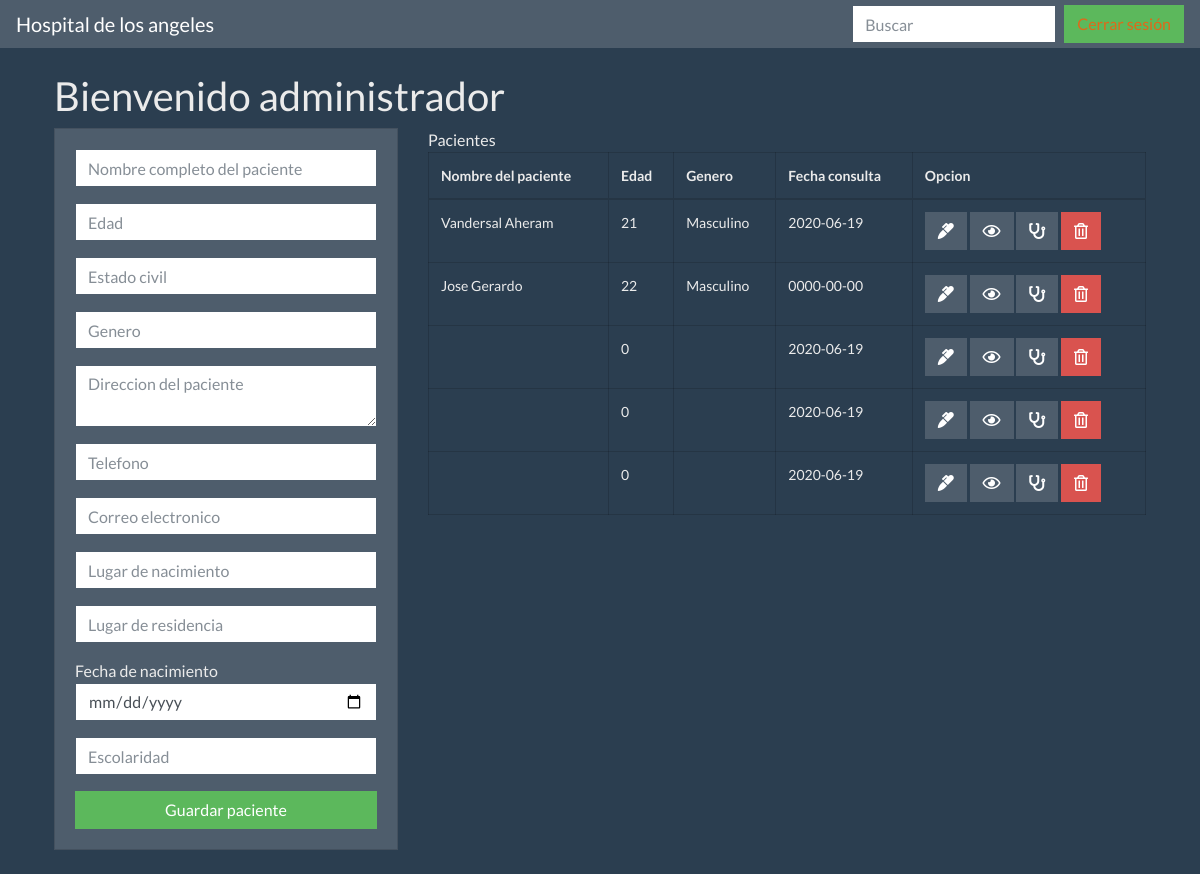
The page /loginFinal/admin.php (signed in) on the database its author committed.
### tables this page shows
CREATE TABLE `pacientes` (
  `id` int(125) NOT NULL,
  `nombre` varchar(200) NOT NULL,
  `edad` int(100) NOT NULL,
  `estado_civil` varchar(100) NOT NULL,
  `genero` varchar(15) NOT NULL,
  `direccion` text NOT NULL,
  `telefono` int(20) NOT NULL,
  `correo` varchar(200) NOT NULL,
  `lugar_nacimiento` varchar(250) NOT NULL,
  `lugar_residencia` varchar(250) NOT NULL,
  `fecha_nacimiento` date NOT NULL,
  `escolaridad` varchar(200) NOT NULL,
  `fecha_inicio_consulta` date NOT NULL
);

### loginFinal/admin.php (the view, shortened to what this page needs)
<?php
    include("db.php");
    include('includes/header.php');
?>
<main class="container p-4">
    <h1>Bienvenido administrador</h1>
  <div class="row">
    <div class="col-md-4">
      <div class="card card-body">
        <form action="save_task.php" method="POST">
          <div class="form-group">
            <input type="text" name="nombre" class="form-control" placeholder="Nombre completo del paciente" autofocus>
          </div>
          <div class="form-group">
            <input type="number" name="edad" class="form-control" placeholder="Edad" autofocus>
          </div>
          <div class="form-group">
            <input type="text" name="estado_civil" class="form-control" placeholder="Estado civil" autofocus>
          </div>
          <div class="form-group">
            <input type="text" name="genero" class="form-control" placeholder="Genero" autofocus>
          </div>
          <div class="form-group">
            <textarea name="direccion" rows="2" class="form-control" placeholder="Direccion del paciente"></textarea>
          </div>
          <div class="form-group">
            <input type="tel" name="telefono" class="form-control" placeholder="Telefono" autofocus>
          </div>
          <div class="form-group">
            <input type="email" name="correo" class="form-control" placeholder="Correo electronico" autofocus>
          </div>
          <div class="form-group">
            <input type="text" name="lugar_nacimiento" class="form-control" placeholder="Lugar de nacimiento" autofocus>
          </div>
          <div class="form-group">
            <input type="text" name="lugar_residencia" class="form-control" placeholder="Lugar de residencia" autofocus>
          </div>
          <div class="form-group">
          <a>Fecha de nacimiento</a>
            <input type="date" name="fecha_nacimiento" class="form-control" placeholder="Fecha de nacimiento" autofocus>
          </div>
          <div class="form-group">
            <input type="text" name="escolaridad" class="form-control" placeholder="Escolaridad" autofocus>
          </div>
          <input type="submit" name="save_task" class="btn btn-success btn-block" value="Guardar paciente">
        </form>
      </div>
    </div>
    <div class="col-md-8">
      <table class="table table-bordered">
        <thead>
          <tr>
            <th>Nombre del paciente</th>
            <th>Edad</th>
            <th>Genero</th>
              <th>Fecha consulta</th>
            <th>Opcion</th>
          </tr>
        </thead>
        <tbody>
        <a>Pacientes</a>
          <?php
          $query = "SELECT * FROM pacientes";
          $result_tasks = mysqli_query($conn, $query);
          while($row = mysqli_fetch_assoc($result_tasks)) { ?>
          <tr>
            <td><?php echo $row['nombre']; ?></td>
            <td><?php echo $row['edad']; ?></td>
            <td><?php echo $row['genero']; ?></td>
              <td><?php echo $row['fecha_inicio_consulta']; ?></td>
            <td>
              <a href="edit.php?id=<?php echo $row['id']?>" class="btn btn-secondary">
                <i class="fas fa-marker"></i>
              </a>
                <a href="see.php?id=<?php echo $row['id']?>" class="btn btn-secondary">
                    <i class="far fa-eye"></i>
                </a>
                <a href="consulta.php?id=<?php echo $row['id']?>" class="btn btn-secondary">
                    <i class="fas fa-stethoscope"></i>
                </a>
                <a href="delete_task.php?id=<?php echo $row['id']?>" class="btn btn-danger">
                    <i class="far fa-trash-alt"></i>
                </a>
            </td>
          </tr>
          <?php } ?>
        </tbody>
      </table>
    </div>
  </div>
</main>
<?php include('includes/footer.php'); ?>

### loginFinal/includes/header.php (shortened to what this page needs)
<!DOCTYPE html>
<html lang="en">
  <head>
    <link rel="stylesheet" href="bootstrap.min.css">
    <link rel="stylesheet" href="https://use.fontawesome.com/releases/v5.6.3/css/all.css">
  </head>
  <body>
  <nav class="navbar navbar-expand-lg navbar-dark bg-dark">
      <a class="navbar-brand" href="#">Hospital de los angeles</a>
      <div class="collapse navbar-collapse" id="navbarSupportedContent">
        <ul class="navbar-nav ml-auto">
          <form class="form-inline my-2 my-lg-0">
            <input name="search" id="search" class="form-control mr-sm-2" type="search" placeholder="Buscar" aria-label="Search">
            <button class="btn btn-success my-2 my-sm-0" type="submit"><a href="login.php?cerrar_sesion=1">Cerrar sesión</a></button>
          </form>
      </div>
    </nav>

### loginFinal/includes/footer.php (shortened to what this page needs)
</body>
</html>

### rows shown on the page
pacientes: nombre "Vandersal Aheram", edad "21", genero "Masculino", fecha_inicio_consulta "2020-06-19"
pacientes: nombre "Jose Gerardo", edad "22", genero "Masculino", fecha_inicio_consulta "0000-00-00"
pacientes: edad "0", fecha_inicio_consulta "2020-06-19"
pacientes: edad "0", fecha_inicio_consulta "2020-06-19"
pacientes: edad "0", fecha_inicio_consulta "2020-06-19"
